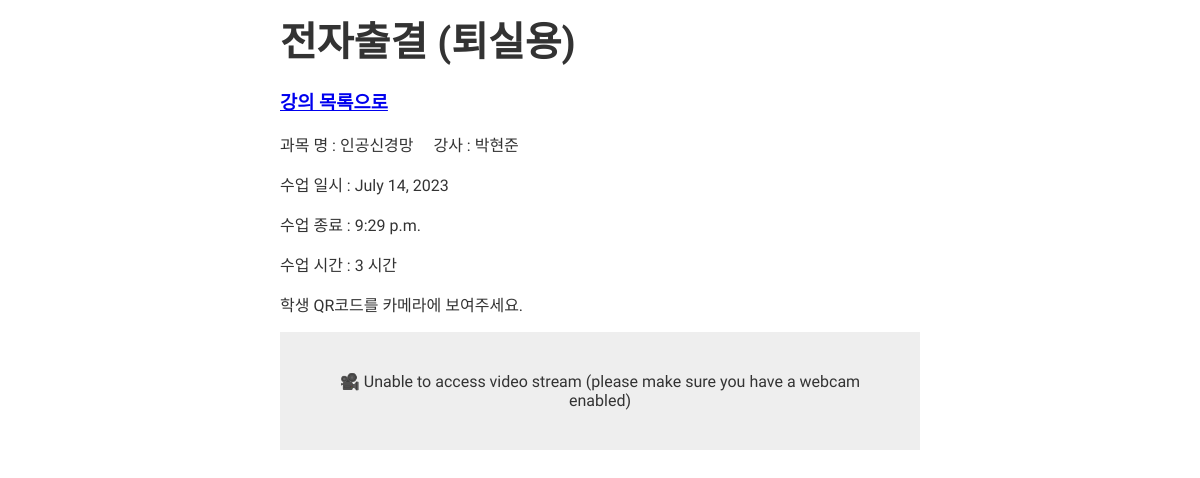
The page /course/QRScanner_out/1/ on the database as committed earlier.
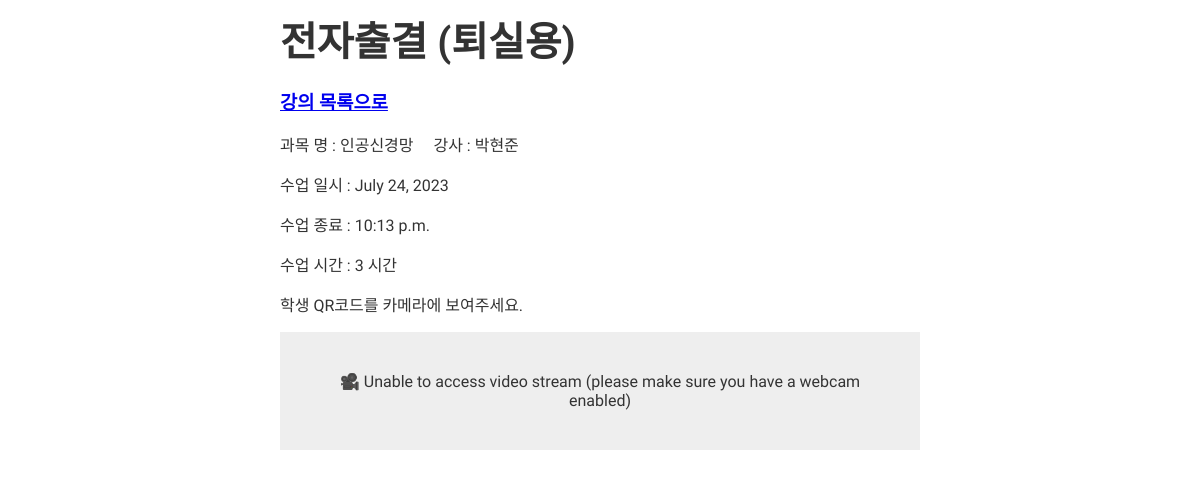
The same page on the database as committed later.
### course/models.py (models this page shows, shortened)
class Course(models.Model):
    course_name = models.CharField(max_length=50)
    teacher_name = models.CharField(max_length=20)
    division_name = models.ForeignKey(Division, on_delete=models.CASCADE)
    start_date = models.DateField()
    start_at = models.TimeField()
    end_at = models.TimeField()
    hours = models.IntegerField()

### course/views.py (the view, shortened to what this page needs)
# urls.py: path('QRScanner_out/<int:pk>/', views.QRScanner_out, name='QRScanner_out'),
def QRScanner_out(request, pk):
    course = get_object_or_404(Course, pk=pk)
    qr_error = False    # 유효한 QR인지 확인
    context = {
        'course' : course,
        'qr_error'  : qr_error,
    }
    return render(request, 'attendance/QRScanner_out.html', context)

### course/templates/attendance/QRScanner_out.html (shortened to what this page needs)
{% load static %}
<html>
<head>
</head>
<body>
  <h1>전자출결 (퇴실용)</h1>
  <h3>
    <a href="{% url 'course:course_detail' course.pk %}">
      강의 목록으로
    </a>
  </h3>
  <p>과목 명 : {{course.course_name}} &nbsp;&nbsp;&nbsp; 강사 : {{course.teacher_name}} </p>
  <p>수업 일시 : {{course.start_date}}</p>
  <p>수업 종료 : {{course.end_at}} </p>
  <p>수업 시간 : {{course.hours}} 시간</p>
  <p>학생 QR코드를 카메라에 보여주세요.</p>
  <div id="loadingMessage">🎥 Unable to access video stream (please make sure you have a webcam enabled)</div>
</body>
</html>

Rows that differ between the two databases and show on the page:
changed Course "인공신경망": start_date "July 14, 2023" → "July 24, 2023"; end_at "9:29 p.m." → "10:13 p.m."
